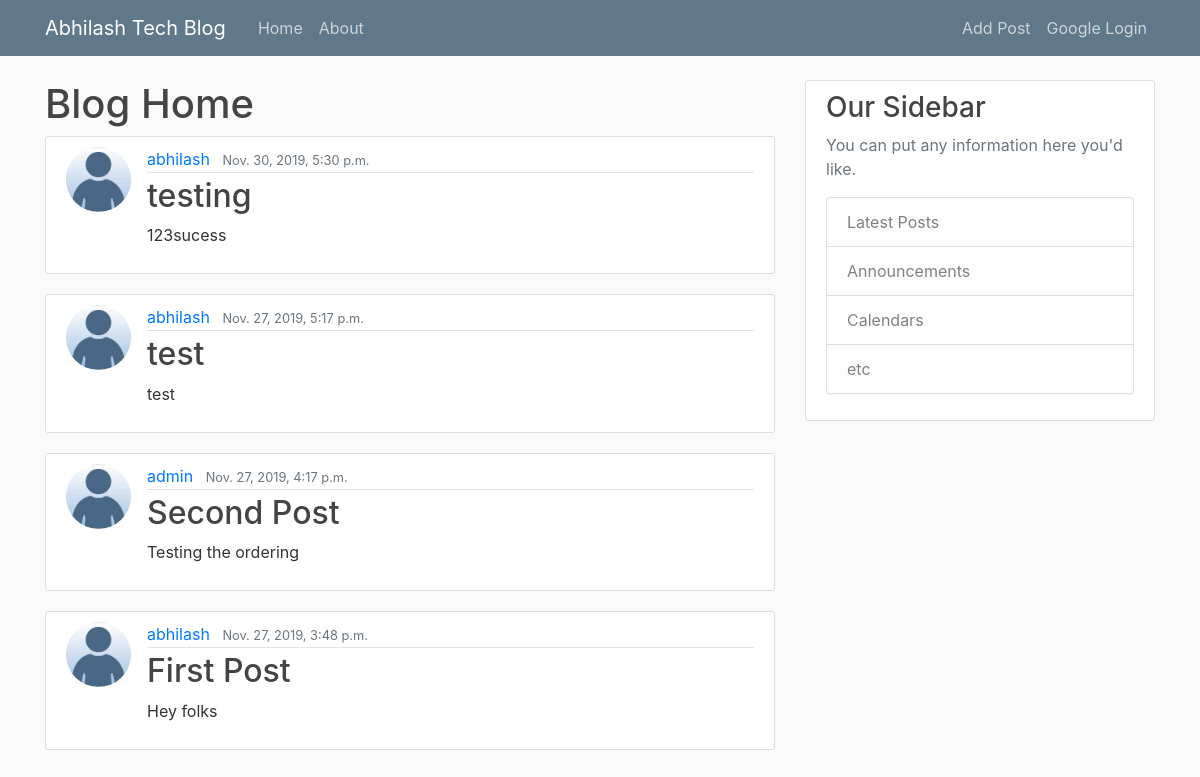
The page / on the database its author committed.
### blogApp/models.py (models this page shows, shortened)
class Post(models.Model):
    title = models.CharField(max_length=100)
    content = models.TextField()
    date_posted = models.DateTimeField(default=timezone.now)
    author = models.ForeignKey(User, on_delete=models.CASCADE)

### user/models.py (models this page shows, shortened)
class Profile(models.Model):
    user = models.OneToOneField(User, on_delete=models.CASCADE)
    image = models.ImageField(default='default.jpg', upload_to='profile_pics')

### blogApp/views.py (the view)
# urls.py: path('', PostListView.as_view(), name='blogApp-home'),
class PostListView(ListView):
    model = Post
    template_name = 'blogApp/home.html' #<app>/<model>_<viewtype>.html
    context_object_name = 'posts'
    ordering = ['-date_posted']
    paginate_by = 5

### templates/blogApp/home.html (shortened to what this page needs)
{% extends "blogApp/base.html" %}
{% block content %}
  <h1>Blog Home</h1>
  {% for post in posts %}
    <article class="media content-section">
    <img class="rounded-circle article-img" src="{{ post.author.profile.image.url }}">
    <div class="media-body">
    <div class="article-metadata">
    <a class="mr-2" href="{% url 'user-posts' post.author.username %}">{{ post.author }}</a>
    <small class="text-muted">{{ post.date_posted }}</small>
    </div>
    <h2><a class="article-title" href="{% url 'post-detail' post.id %}">{{ post.title }}</a></h2>
    <p class="article-content">{{ post.content }}</p>
    </div>
    </article>
  {% endfor %}
{% endblock content%}

### templates/blogApp/base.html (shortened to what this page needs)
{% load static %}
{% load socialaccount %}
<!doctype html>
<html lang="en">
  <head>
    <link rel="stylesheet" href="https://maxcdn.bootstrapcdn.com/bootstrap/4.0.0/css/bootstrap.min.css">
    <link rel="stylesheet" type="text/css" href="{% static 'css/blogApp/main.css' %}">
  </head>
  <body>
  <header class="site-header">
    <nav class="navbar navbar-expand-md navbar-dark bg-steel fixed-top">
      <div class="container">
        <a class="navbar-brand mr-4" href="/">Abhilash Tech Blog</a>
        <div class="collapse navbar-collapse" id="navbarToggle">
          <div class="navbar-nav mr-auto">
            <a class="nav-item nav-link" href="/">Home</a>
            <a class="nav-item nav-link" href="/about">About</a>
          </div>
          <div class="navbar-nav">
             <a class="nav-item nav-link" href="{% url 'post-create' %}">Add Post</a>
            {% if user.is_authenticated %}
               <a class="nav-item nav-link" href="{% url 'profile' %}">{{ user }}</a>
              <a class="nav-item nav-link" href="{% url 'blogApp-logout' %}">Logout</a>
            {% else %}
              <a class="nav-item nav-link" href="{% provider_login_url "google" %}">Google Login</a>
            {% endif %}
          </div>
        </div>
      </div>
    </nav>
  </header>
  <main role="main" class="container">
  <div class="row">
    <div class="col-md-8">
      {% block content %}{% endblock %}
    </div>
    <div class="col-md-4">
      <div class="content-section">
        <h3>Our Sidebar</h3>
        <p class='text-muted'>You can put any information here you'd like.
          <ul class="list-group">
            <li class="list-group-item list-group-item-light">Latest Posts</li>
            <li class="list-group-item list-group-item-light">Announcements</li>
            <li class="list-group-item list-group-item-light">Calendars</li>
            <li class="list-group-item list-group-item-light">etc</li>
          </ul>
        </p>
      </div>
    </div>
  </div>
  </main>
  </body>
</html>

### static/css/blogApp/main.css (style rules this page uses)
body { background: #fafafa; color: #333333; margin-top: 5rem; }
h1, h2, h3, h4, h5, h6 { color: #444444; }
ul { margin: 0; }
.bg-steel { background-color: #5f788a; }
.site-header .navbar-nav .nav-link { color: #cbd5db; }
.content-section { background: #ffffff; padding: 10px 20px; border: 1px solid #dddddd; border-radius: 3px; margin-bottom: 20px; }
.article-title { color: #444444; }
.article-content { white-space: pre-line; }
.article-img { height: 65px; width: 65px; margin-right: 16px; }
.article-metadata { padding-bottom: 1px; margin-bottom: 4px; border-bottom: 1px solid #e3e3e3 }

### rows shown on the page
Post: author.profile.image (placeholder picture), author "abhilash", date_posted "Nov. 30, 2019, 5:30 p.m.", title "testing", content "123sucess"
Post: author.profile.image (placeholder picture), author "abhilash", date_posted "Nov. 27, 2019, 5:17 p.m.", title "test", content "test"
Post: author.profile.image (placeholder picture), author "admin", date_posted "Nov. 27, 2019, 4:17 p.m.", title "Second Post", content "Testing the ordering"
Post: author.profile.image (placeholder picture), author "abhilash", date_posted "Nov. 27, 2019, 3:48 p.m.", title "First Post", content "Hey folks"
